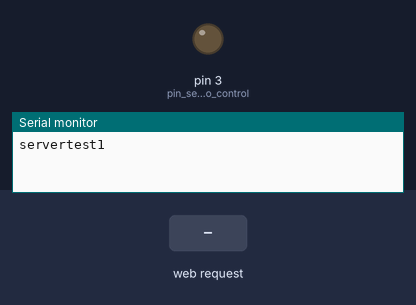
This sketch was run on a simulated Arduino Uno, built for the host (arithmetic inside an expression is 32-bit, double 64-bit). Shown: output pins drawn as LEDs (lit = HIGH), the last lines printed to the serial monitor. The inputs (shaded band) are chosen by the test bench.

Above: at 1.2 s.
1.3 s: HTTP request GET /on received
At 2.5 s:
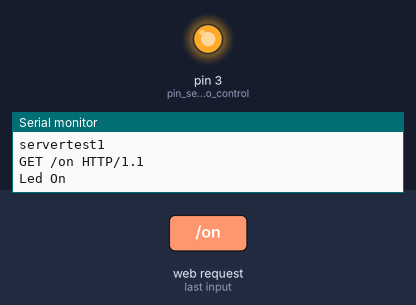
2.8 s: HTTP request GET /off received
At 3.7 s:
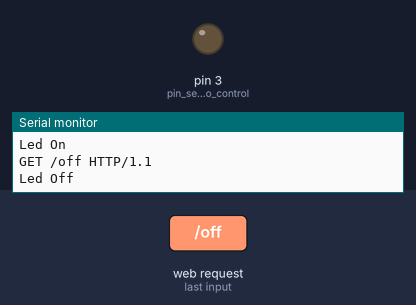
Timing chart, 0 to 5.8 s (numbered marks = the images above; inputs shaded):
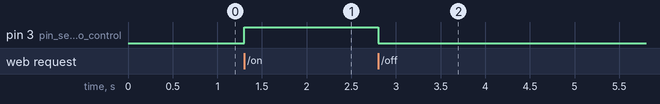

The sketch:

PIC_web_control_1pin_simple_CSS_v2.ino
```cpp
//zoomkat 9-5-11
//simple button GET with iframe code
//for use with IDE 0021
//open serial monitor to see what the arduino receives
//use the \ slash to escape the " in the html
//address will look like http://192.168.1.102:84/ when submited
//for use with W5100 based ethernet shields

#include <SPI.h>
#include <Ethernet.h>

byte mac[] = {0x90, 0xA2, 0xDA, 0x00, 0x7C, 0xA2}; // Replace with the number shown behind the Arduino Ethernet shield you're using
byte ip[] = {192,168,1,120}; // Change this address to whatever setting works with your router
//byte ip[] = {1};
EthernetServer server(80);
EthernetClient client;


String readString;
int ledPin = 3;

//////////////////////

void setup(){

  pinMode(3, OUTPUT); //pin selected to control
  //start Ethernet
  Ethernet.begin(mac, ip);
  server.begin();

  //enable serial data print
  Serial.begin(9600);
  Serial.println("servertest1"); // so I can keep track of what is loaded
}

void loop(){
  // Create a client connection
  EthernetClient client = server.available();
  if (client) {
    while (client.connected()) {
      if (client.available()) {
        char c = client.read();

        //read char by char HTTP request
        if (readString.length() < 100) {

          //store characters to string
          readString += c;
          //Serial.print(c);
        }

        //if HTTP request has ended
        if (c == '\n') {

          ///////////////
          Serial.println(readString); //print to serial monitor for debuging

          //now output HTML data header
             if(readString.indexOf('?') >=0) { //don't send new page
               client.println("HTTP/1.1 204 Zoomkat");
               client.println();
               client.println();
             }
             else {
          client.println("HTTP/1.1 200 OK"); //send new page
          client.println("Content-Type: text/html");
          client.println();

          client.println("<HTML>");
          client.println("<HEAD>");
          client.println("<TITLE>Plant-in City Web Control</TITLE>");
          client.println("<meta charset=\"UTF-8\">");
          client.println("<meta name=\"viewport\" content=\"initial-scale=1.0, user-scalable=no\" />");
          //client.println("<meta name=\"viewport\" content=\"width = 640\" />");
          client.println("<style media=\"screen\" type=\"text/css\">");
          client.println("body { color: #d6db95; background-color: #6d7f36; font-family: Arial, Helvetica, sans-serif; font-size: medium; font-weight:normal }");
          client.println("a { text-decoration:none }");
          client.println("#button_arduino { margin: 20px; background-color: #ffffcc; height: 60px; width: 60%; padding-top: 30px; border-width: 1px; border-radius: 15px; color: #333300; font-size: x-large; font-weight: bold; vertical-align:middle }");
          client.println("</style>");
          client.println("</HEAD>");
          client.println("<BODY>");
          client.println("<center>");
          client.println("<H1>Button</H1>");

          client.println("<a href=\"/?on\" target=\"inlineframe\"><div id=\"button_arduino\">ON</div></a>");
          client.println("<a href=\"/?off\" target=\"inlineframe\"><div id=\"button_arduino\">OFF</div></a>");
//          client.println("<a href=\"/?on\">ON</a></br>");
//          client.println("<a href=\"/?off\">OFF</a>");

//          client.println("<IFRAME name=inlineframe src=\"res://D:/WINDOWS/dnserror.htm\" width=1 height=1\">");
          client.println("<IFRAME name=inlineframe style=\"display:none\" >");
          client.println("</IFRAME>");
          client.println("</center>");
          client.println("</BODY>");
          client.println("</HTML>");
             }

          delay(1);
          //stopping client
          client.stop();

          ///////////////////// control arduino pin
          if(readString.indexOf("on") >0)//checks for on
          {
              digitalWrite(3, HIGH);    // set ledPpin high
              Serial.println("Led On");
            }

          if(readString.indexOf("off") >0)//checks for off
          {
            digitalWrite(3, LOW);    // set ledPin low
            Serial.println("Led Off");
          }
          //clearing string for next read
          readString="";

        }
      }
    }
  }
}
```

Measured:
- after the input at 1.3 s, pin 3 (pin_selected_to_control): LOW → HIGH at once
- after the input at 2.8 s, pin 3 (pin_selected_to_control): HIGH → LOW at once
